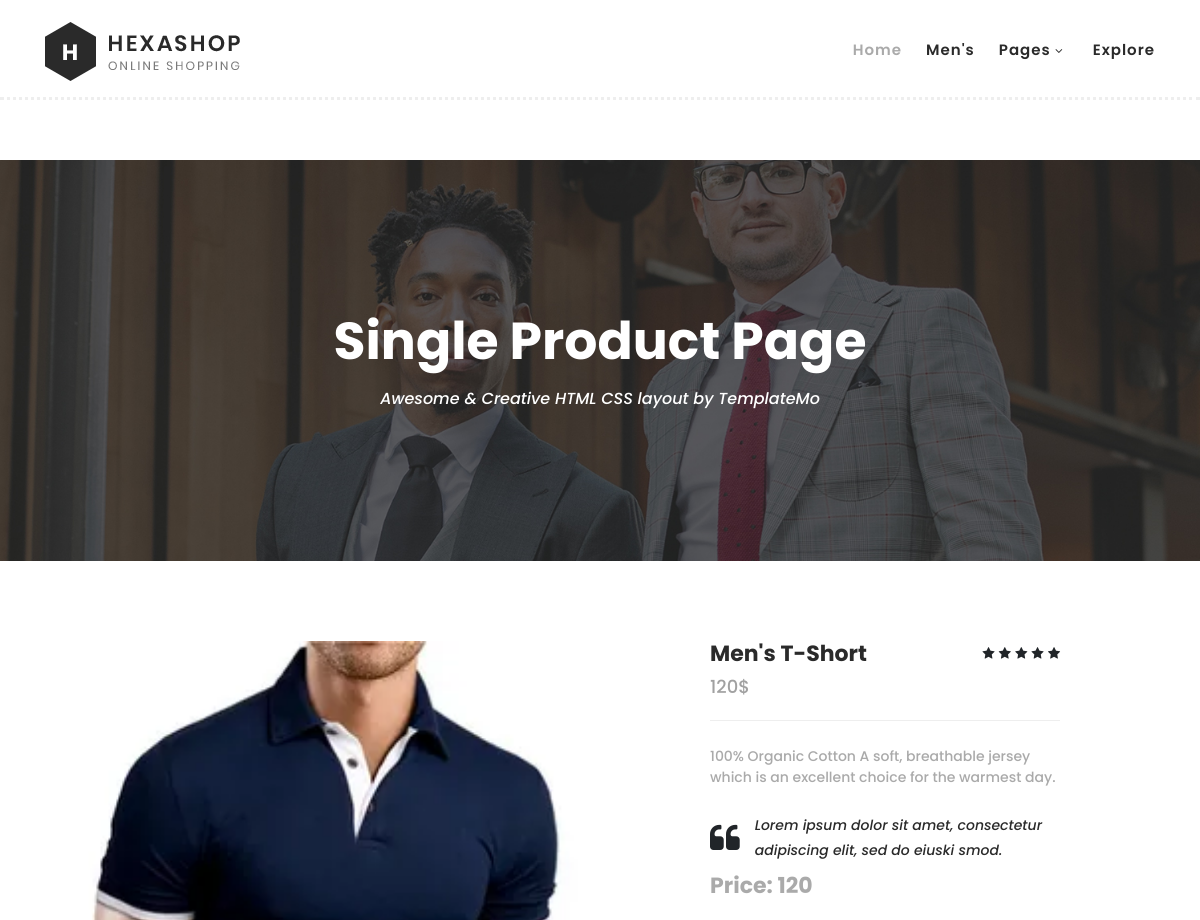
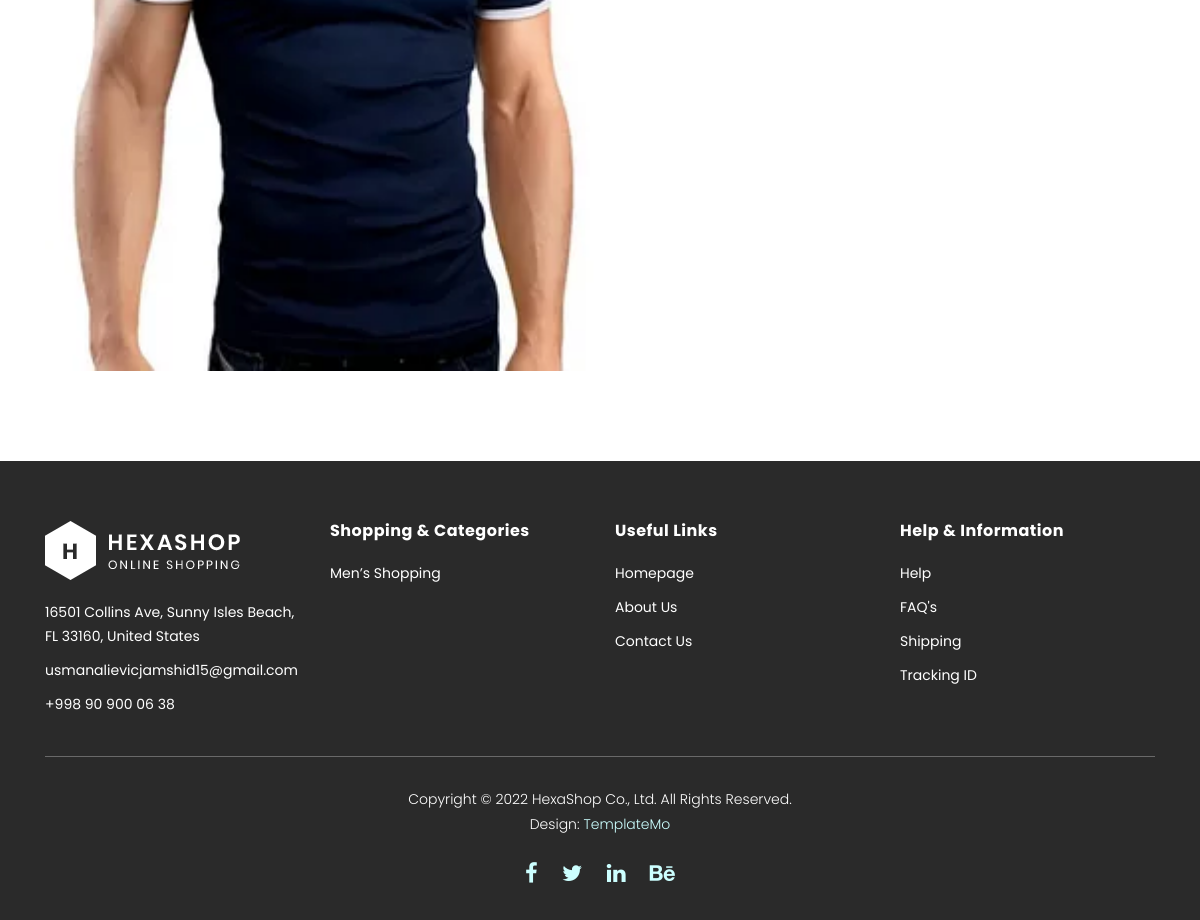
/single-product/5/, run on the app's committed database (2 pictures, top to bottom).
### websiteapp/models.py (models this page shows)
class Product(models.Model):
    name = models.CharField(max_length=20)
    description = models.CharField(max_length=100)
    price = models.IntegerField()
    image = models.ImageField(upload_to = 'images/')
    number = models.IntegerField(default=1)

### websiteapp/views.py (the view)
# urls.py: path('single-product/<int:id>/', views.single_product, name='single-product'),
def single_product(request, id):
    product = Product.objects.get(id=id)
    return render(request, "single-product.html", context={"context": product})

### templates/single-product.html (shortened to what this page needs)
{% load static %}
<!DOCTYPE html>
<html lang="en">
  <head>
    <link rel="stylesheet" type="text/css" href="{% static 'css/bootstrap.min.css' %}">
    <link rel="stylesheet" type="text/css" href="{% static 'css/font-awesome.css' %}">
    <link rel="stylesheet" href="{% static 'css/templatemo-hexashop.css' %}">
    <link rel="stylesheet" href="{% static 'css/owl-carousel.css' %}">
    <link rel="stylesheet" href="{% static 'css/lightbox.css' %}">
    </head>
    <body>
    <header class="header-area header-sticky">
        <div class="container">
            <div class="row">
                <div class="col-12">
                    <nav class="main-nav">
                        <a href="index.html" class="logo">
                            <img src="{% static 'images/logo.png' %}">
                        </a>
                        <ul class="nav">
                            <li class="scroll-to-section"><a href="{% url 'index' %}" class="active">Home</a></li>
                            <li class="scroll-to-section"><a href="{% url 'index' %}">Men's</a></li>
                            <li class="submenu">
                                <a href="javascript:;">Pages</a>
                            </li>
                            <li class="scroll-to-section"><a href="{% url 'index' %}">Explore</a></li>
                        </ul>
                    </nav>
                </div>
            </div>
        </div>
    </header>
    <div class="page-heading" id="top">
        <div class="container">
            <div class="row">
                <div class="col-lg-12">
                    <div class="inner-content">
                        <h2>Single Product Page</h2>
                        <span>Awesome &amp; Creative HTML CSS layout by TemplateMo</span>
                    </div>
                </div>
            </div>
        </div>
    </div>
    <section class="section" id="product">
        <div class="container">
            <div class="row">
                <div class="col-lg-7">
                <div class="left-images">
                    <img src="{{context.image.url}}" height="650">
                </div>
            </div>
            <div class="col-lg-4">
                <div class="right-content">
                    <h4>{{context.name}}</h4>
                    <span class="price">{{ context.price }}$</span>
                    <ul class="stars">
                        <li><i class="fa fa-star"></i></li>
                        <li><i class="fa fa-star"></i></li>
                        <li><i class="fa fa-star"></i></li>
                        <li><i class="fa fa-star"></i></li>
                        <li><i class="fa fa-star"></i></li>
                    </ul>
                    <span>{{context.description}}</span>
                    <div class="quote">
                        <i class="fa fa-quote-left"></i><p>Lorem ipsum dolor sit amet, consectetur adipiscing elit, sed do eiuski smod.</p>
                    </div>
                    <div class="total">
                        <h4>Price: {{context.price}}</h4>
    </section>
    <footer>
        <div class="container">
            <div class="row">
                <div class="col-lg-3">
                    <div class="first-item">
                        <div class="logo">
                            <img src="{% static 'images/white-logo.png' %}" alt="hexashop ecommerce templatemo">
                        </div>
                        <ul>
                            <li><a href="#">16501 Collins Ave, Sunny Isles Beach, FL 33160, United States</a></li>
                            <li><a href="#">usmanalievicjamshid15@gmail.com</a></li>
                            <li><a href="#">+998 90 900 06 38</a></li>
                        </ul>
                    </div>
                </div>
                <div class="col-lg-3">
                    <h4>Shopping &amp; Categories</h4>
                    <ul>
                        <li><a href="{% url 'index' %}">Men’s Shopping</a></li>
                    </ul>
                </div>
                <div class="col-lg-3">
                    <h4>Useful Links</h4>
                    <ul>
                        <li><a href="{% url 'index' %}">Homepage</a></li>
                        <li><a href="{% url 'about' %}">About Us</a></li>
                        <li><a href="{% url 'contact' %}">Contact Us</a></li>
                    </ul>
                </div>
                <div class="col-lg-3">
                    <h4>Help &amp; Information</h4>
                    <ul>
                        <li><a href="#">Help</a></li>
                        <li><a href="#">FAQ's</a></li>
                        <li><a href="#">Shipping</a></li>
                        <li><a href="#">Tracking ID</a></li>
                    </ul>
                </div>
                <div class="col-lg-12">
                    <div class="under-footer">
                        <p>Copyright © 2022 HexaShop Co., Ltd. All Rights Reserved.
                        <br>Design: <a href="https://templatemo.com" target="_parent" title="free css templates">TemplateMo</a></p>
                        <ul>
                            <li><a href="#"><i class="fa fa-facebook"></i></a></li>
                            <li><a href="#"><i class="fa fa-twitter"></i></a></li>
                            <li><a href="#"><i class="fa fa-linkedin"></i></a></li>
                            <li><a href="#"><i class="fa fa-behance"></i></a></li>
                        </ul>
                    </div>
                </div>
            </div>
        </div>
    </footer>
  </body>
</html>

### data on the page
Product: image (picture), name "Men's T-Short", price "120", description "100% Organic Cotton A soft, breathable jersey which is an excellent choice for the warmest day."
